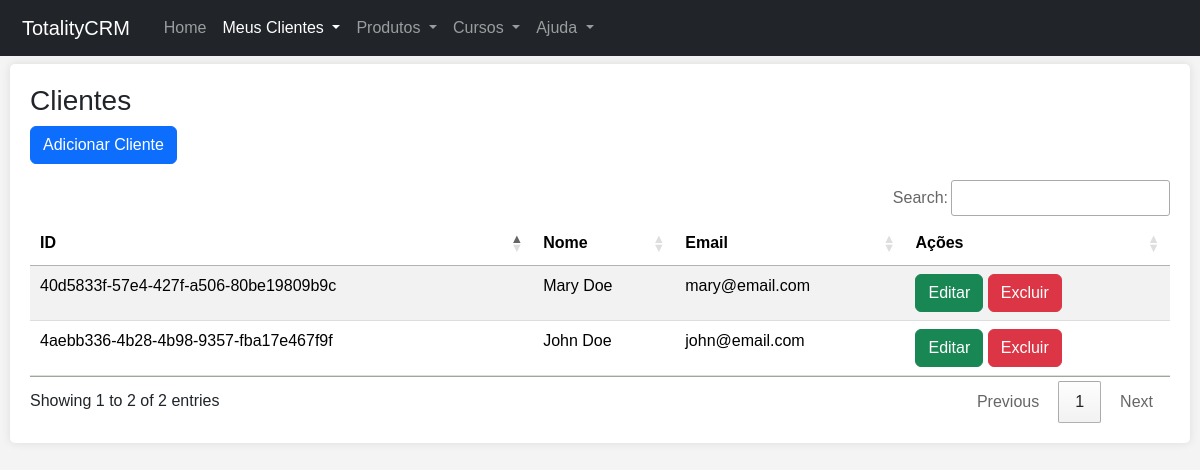
The app's page /cliente/list, older data.
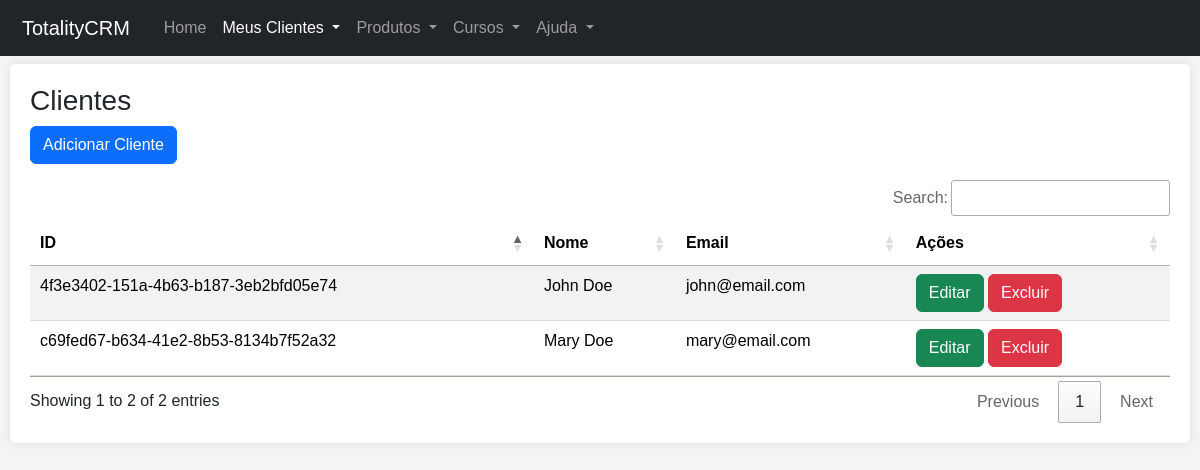
The same page, newer data.
### app/models.py (models this page shows, shortened)
class Cliente(db.Model):
    id = db.Column(db.String(36), primary_key=True, default=lambda: str(uuid.uuid4()))
    nome = db.Column(db.String(100), nullable=False)
    email = db.Column(db.String(100), nullable=False)

### app/routes.py (the view)
@app.route('/cliente/list')
def cliente_list():
    clientes = Cliente.query.all()
    return render_template('cliente/list.html', clientes=clientes)

### app/templates/cliente/list.html (shortened to what this page needs)
{% extends "base.html" %}
{% block active_clientes %}active{% endblock %}
{% block content %}
<div class="myContainer mt-2">
    <h3>Clientes</h3>
    <a href="/cliente/add" class="btn btn-primary mb-3">Adicionar Cliente</a>
    <div class="table-responsive">
        <table id="clientesTable" class="table table-striped" style="width:100%">
            <thead>
                <tr>
                    <th>ID</th>
                    <th>Nome</th>
                    <th>Email</th>
                    <th>Ações</th>
                </tr>
            </thead>
            <tbody>
                {% for cliente in clientes %}
                <tr>
                    <td>{{ cliente.id }}</td>
                    <td>{{ cliente.nome }}</td>
                    <td>{{ cliente.email }}</td>
                    <td>
                        <a href="/cliente/edit/{{ cliente.id }}" class="btn btn-success">Editar</a>
                        <a href="#" class="btn btn-danger delete-btn"
                            onclick="confirmDelete('{{ cliente.id }}')">Excluir</a>
                    </td>
                </tr>
                {% endfor %}
            </tbody>
        </table>
    </div>
</div>
{% endblock %}

### app/templates/base.html (shortened to what this page needs)
<!DOCTYPE html>
<html lang="pt-br">
<head>
  <link href="https://cdn.jsdelivr.net/npm/bootstrap@5.3.3/dist/css/bootstrap.min.css" rel="stylesheet"
>
  <link rel="stylesheet" href="https://cdn.datatables.net/1.11.3/css/jquery.dataTables.min.css">
  <link rel="stylesheet" href="https://cdn.datatables.net/buttons/2.0.0/css/buttons.dataTables.min.css">
  <link rel="stylesheet" href="/static/css/styles.css">
</head>
<body>
  <nav class="navbar navbar-expand-lg navbar-dark bg-dark">
    <div class="container-fluid">
      <a class="navbar-brand" href="/">
        TotalityCRM
      </a>
      <div class="collapse navbar-collapse" id="navbarSupportedContent">
        <ul class="navbar-nav me-auto mb-2 mb-lg-0">
          <li class="nav-item">
            <a class="nav-link {% block activete_home %}{% endblock %}" aria-current="page" href="/">Home</a>
          </li>
          <li class="nav-item dropdown">
            <a class="nav-link dropdown-toggle {% block active_clientes %}{% endblock %}" href="#" role="button"
              data-bs-toggle="dropdown" aria-expanded="false">
              Meus Clientes
            </a>
          </li>
          <li class="nav-item dropdown">
            <a class="nav-link dropdown-toggle {% block active_produtos %}{% endblock %}" href="#" role="button"
              data-bs-toggle="dropdown" aria-expanded="false">
              Produtos
            </a>
          </li>
          <li class="nav-item dropdown">
            <a class="nav-link dropdown-toggle {% block active_cursos %}{% endblock %}" href="#" role="button"
              data-bs-toggle="dropdown" aria-expanded="false">
              Cursos
            </a>
          </li>
          <li class="nav-item dropdown">
            <a class="nav-link dropdown-toggle {% block active_ajuda %}{% endblock %}" href="#" role="button"
              data-bs-toggle="dropdown" aria-expanded="false">
              Ajuda
            </a>
          </li>
        </ul>
      </div>
    </div>
  </nav>
  {% block content %}{% endblock %}
</body>
</html>

### app/static/css/styles.css (style rules this page uses)
body { font-family: Arial, sans-serif; background-color: #f4f4f4; margin: 0; }
table { width: 100%; border-collapse: collapse; background-color: #e2f0d9; }
th, td { padding: 8px; text-align: left; border-bottom: 1px solid #ddd; }
th { background-color: #4CAF50; color: white; }
a { color: #5D5C61; text-decoration: none; padding: 5px 10px; }
.myContainer { margin-left: 10px; margin-right: 10px ; padding: 20px; background-color: #fff; box-shadow: 0 0 10px rgba(0, 0, 0, 0.1); border-radius: 5px; }

Row changes from the older to the newer data that the page shows:
removed Cliente: id "4aebb336-4b28-4b98-9357-fba17e467f9f", nome "John Doe", email "john@email.com"
removed Cliente: id "40d5833f-57e4-427f-a506-80be19809b9c", nome "Mary Doe", email "mary@email.com"
added Cliente: id "c69fed67-b634-41e2-8b53-8134b7f52a32", nome "Mary Doe", email "mary@email.com"
added Cliente: id "4f3e3402-151a-4b63-b187-3eb2bfd05e74", nome "John Doe", email "john@email.com"
